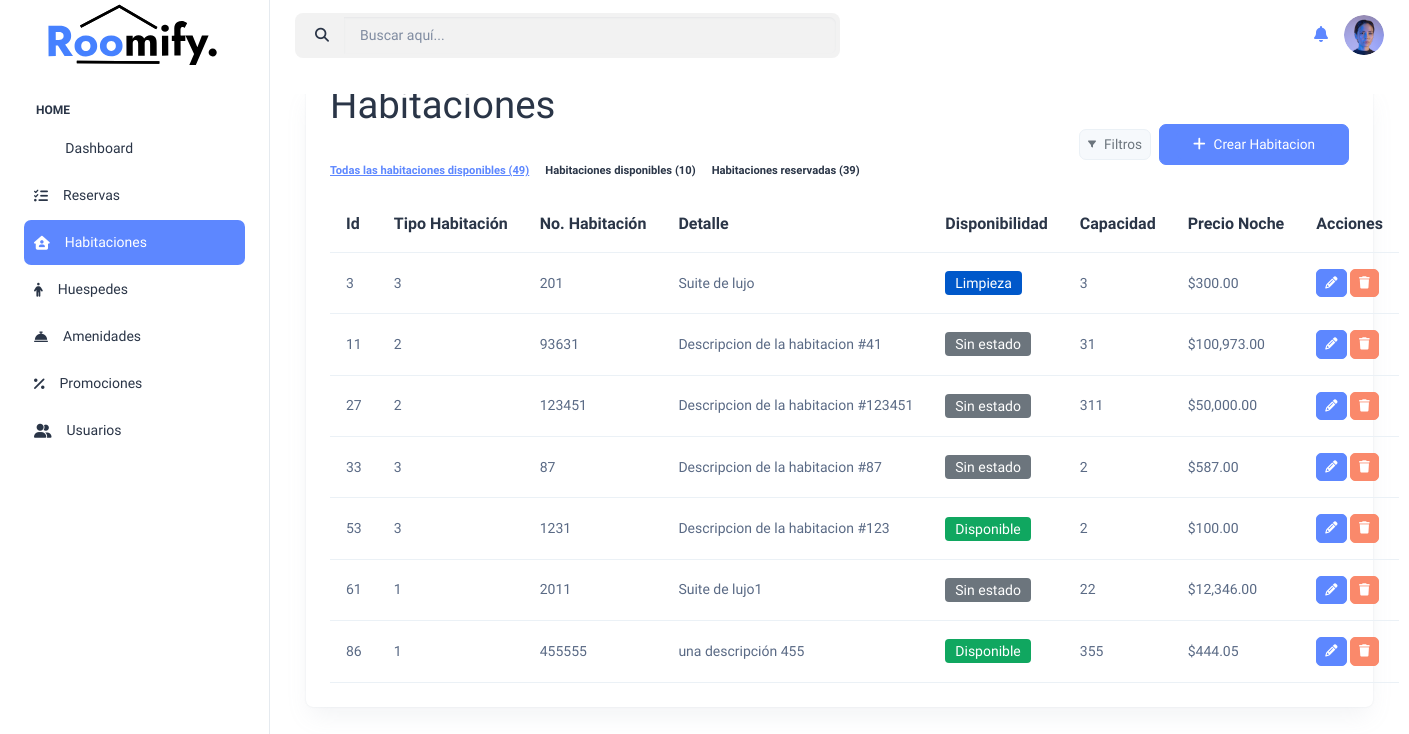
Page /programas/rooms/index.php on the committed database.
### tables this page shows
CREATE TABLE `habitaciones` (
  `id_habitacion` int(11) NOT NULL,
  `tipo_habitacion_id` int(11) DEFAULT NULL,
  `numero_habitacion` varchar(100) DEFAULT NULL,
  `detalle_habitacion` varchar(100) DEFAULT NULL,
  `disponibilidad_habitacion` enum('disponible','reservada','limpieza') DEFAULT NULL,
  `capacidad_habitacion` int(11) DEFAULT NULL,
  `costo_habitacion` decimal(10,2) DEFAULT NULL
);

### programas/rooms/index.php (the view, shortened to what this page needs)
<?php
include("../../conexion.php");
$sentencia = $conexion->prepare("
    SELECT
        h.id_habitacion,
        h.tipo_habitacion_id,
        h.numero_habitacion,
        h.detalle_habitacion,
        h.disponibilidad_habitacion,
        h.capacidad_habitacion,
        h.costo_habitacion
    FROM habitaciones h
");
$sentencia->execute();
$resultado_habitaciones = $sentencia->fetchAll(PDO::FETCH_ASSOC);
?>
<!doctype html>
<html lang="en">
<head>
    <link rel="stylesheet" href="../../assets/css/styles.min.css" />
    <link rel="stylesheet" href="https://cdnjs.cloudflare.com/ajax/libs/font-awesome/6.5.1/css/all.min.css">
</head>
<body>
    <div class="page-wrapper" id="main-wrapper" data-layout="vertical" data-navbarbg="skin6" data-sidebartype="full"
        data-sidebar-position="fixed" data-header-position="fixed">
        <aside class="left-sidebar">
      <div>
        <div class="brand-logo d-flex align-items-center justify-content-center">
          <a href="./index.html" class="text-nowrap logo-img">
            <img src="../../assets/images/logos/roomify-logo.svg" width="180" alt="" />
          </a>
        </div>
        <nav class="sidebar-nav scroll-sidebar" data-simplebar="">
          <ul id="sidebarnav">
            <li class="nav-small-cap">
              <span class="hide-menu">Home</span>
            </li>
            <li class="sidebar-item">
              <a class="sidebar-link" href="../index.html" aria-expanded="false">
                <span>
                  <i class="ti ti-layout-dashboard"></i>
                </span>
                <span class="hide-menu">Dashboard</span>
              </a>
            </li>
            <li class="sidebar-item">
              <a class="sidebar-link" href="../programas/" aria-expanded="false">
                <span>
                  <i class="fa-solid fa-list-check"></i>
                </span>
                <span class="hide-menu">Reservas</span>
              </a>
            </li>
            <li class="sidebar-item">
              <a class="sidebar-link" href="../rooms/index.php" aria-expanded="false">
                <span>
                  <i class="fa-solid fa-house-user"></i>
                </span>
                <span class="hide-menu">Habitaciones</span>
              </a>
            </li>
            <li class="sidebar-item">
              <a class="sidebar-link" href="../huespedes/index.php" aria-expanded="false">
                <span>
                  <i class="fa-solid fa-person"></i>
                </span>
                <span class="hide-menu">Huespedes</span>
              </a>
            </li>
            <li class="sidebar-item">
              <a class="sidebar-link" href="../amenidades.html" aria-expanded="false">
                <span>
                  <i class="fa-solid fa-bell-concierge"></i>
                </span>
                <span class="hide-menu">Amenidades</span>
              </a>
            </li>
            <li class="sidebar-item">
              <a class="sidebar-link" href="../promo/index.php" aria-expanded="false">
                <span>
                  <i class="fa-solid fa-percent"></i>
                </span>
                <span class="hide-menu">Promociones</span>
              </a>
            </li>
            <li class="sidebar-item">
              <a class="sidebar-link" href="../usuarios/index.php" aria-expanded="false">
                <span>
                  <i class="fa-solid fa-user-group"></i>
                </span>
                <span class="hide-menu">Usuarios</span>
              </a>
            </li>
          </ul>
        </nav>
      </div>
    </aside>
        <div class="body-wrapper">
            <header class="app-header">
            <div class="d-flex justify-content-between align-items-center mb-4">
    <div class="search-bar d-flex align-items-center w-50">
        <div class="input-group" style="background-color: #f2f2f2; border-radius: 8px; padding: 4px;">
            <span class="input-group-text bg-transparent border-0">
                <i class="fas fa-search text-dark"></i>
            </span>
            <input type="text" class="form-control border-0 bg-transparent text-dark" placeholder="Buscar aquí...">
        </div>
    </div>
                <nav class="navbar navbar-expand-lg navbar-light">
                    <div class="navbar-collapse justify-content-end px-0" id="navbarNav">
                        <ul class="navbar-nav flex-row ms-auto align-items-center justify-content-end">
        <div class="actions d-flex align-items-center">
            <a href="#" class="me-3">
                <i class="fas fa-bell fs-4"></i>
            </a>
            <a href="#" class="profile-icon">
                <img src="../../assets/images/logos/Ellipse.png" alt="Perfil" class="rounded-circle" width="40">
            </a>
        </div>
    </div>
                    </div>
            </header>
            <div class="container-fluid">
                <div class="container-content">
                <div class="container-fluid">
                <div class="row">
    <div class="col-lg-12 d-flex align-items-stretch">
        <div class="card w-100">
            <div class="card-body p-4">
                <div class="d-flex justify-content-between align-items-center mb-3">
                    <div>
                    <h5 class="fw-bold" style="font-size: 2.4rem; position: relative; top: -27px; font-weight: 800;">
                        Habitaciones
                    </h5>
                        <div class="d-flex align-items-center">
                            <a href="#" class="text-primary text-decoration-underline me-3 fw-semibold" style="font-size: 0.7rem;">
                                Todas las habitaciones disponibles (49)
                            </a>
                            <span class="fw-semibold text-dark me-3" style="font-size: 0.7rem;">Habitaciones disponibles (10)</span>
                            <span class="fw-semibold text-dark" style="font-size: 0.7rem;">Habitaciones reservadas (39)</span>
                        </div>
                    </div>
                    <div class="d-flex align-items-center">
                        <button class="btn btn-light border me-2 d-flex align-items-center px-2 py-1" style="font-size: 0.85rem; color: #6c757d;">
                            <i class="fas fa-filter me-2" style="font-size: 0.5rem; color: #6c757d;"></i> Filtros
                        </button>
                        <button class="btn btn-primary text-white d-flex align-items-center px-3 py-1" style="font-size: 0.85rem;">
                        <a href="crear.php" class="btn btn-primary text-white d-flex align-items-center px-3 py-1" style="font-size: 0.85rem;">
                        <i class="fas fa-plus me-2" style="font-size: 0.9rem;"></i> Crear Habitacion
                        </a>
                        </button>
                    </div>
                </div>
                            <table class="table text-nowrap mb-0 align-middle">
                                <thead class="text-dark fs-4">
                                    <tr>
                                        <th>Id</th>
                                        <th>Tipo Habitación</th>
                                        <th>No. Habitación</th>
                                        <th>Detalle</th>
                                        <th>Disponibilidad</th>
                                        <th>Capacidad</th>
                                        <th>Precio Noche</th>
                                        <th>Acciones</th>
                                    </tr>
                                </thead>
                                <tbody>
                                    <?php foreach ($resultado_habitaciones as $habitacion) { ?>
                                        <tr>
                                            <td><?php echo $habitacion["id_habitacion"]; ?></td>
                                            <td><?php echo $habitacion["tipo_habitacion_id"]; ?></td>
                                            <td><?php echo $habitacion["numero_habitacion"]; ?></td>
                                            <td><?php echo $habitacion["detalle_habitacion"]; ?></td>
                                            <td>
                                                <?php
                                                $estado = $habitacion["disponibilidad_habitacion"];
                                                if ($estado === 'disponible') {
                                                    echo '<span class="badge" style="background-color: #10A760; color: white;">Disponible</span>';
                                                } elseif ($estado === 'limpieza') {
                                                    echo '<span class="badge" style="background-color: #0058ca; color: white;">Limpieza</span>';
                                                } elseif ($estado === 'reservada') {
                                                    echo '<span class="badge" style="background-color: #b10000; color: white;">Reservada</span>';
                                                } else {
                                                    echo '<span class="badge" style="background-color: #6c757d; color: white;">Sin estado</span>';
                                                }
                                                ?>
                                            </td>
                                            <td><?php echo $habitacion["capacidad_habitacion"]; ?></td>
                                            <td>$<?php echo number_format($habitacion["costo_habitacion"], 2); ?></td>
                                            <td>
                                                <a href="editar.php?txtID=<?php echo $habitacion["id_habitacion"]; ?>" class="btn btn-primary btn-sm">
                                                    <i class="fa-solid fa-pencil"></i>
                                                </a>
                                                <a href="index.php?txtID=<?php echo $habitacion["id_habitacion"]; ?>" class="btn btn-danger btn-sm">
                                                    <i class="fa-solid fa-trash"></i>
                                                </a>
                                            </td>
                                        </tr>
                                    <?php } ?>
                                </tbody>
                            </table>
                        </div>
                    </div>
                </div>
            </div>
        </div>
    </div>
                            </div>
                        </div>
                    </div>
</body>
</html>

### rows in the picture
habitaciones: id_habitacion "3", tipo_habitacion "3", numero_habitacion "201", detalle_habitacion "Suite de lujo", disponibilidad_habitacion "Limpieza", capacidad_habitacion "3", costo_habitacion "300.00"
habitaciones: id_habitacion "11", tipo_habitacion "2", numero_habitacion "93631", detalle_habitacion "Descripcion de la habitacion #41", disponibilidad_habitacion "Sin estado", capacidad_habitacion "31", costo_habitacion "100,973.00"
habitaciones: id_habitacion "27", tipo_habitacion "2", numero_habitacion "123451", detalle_habitacion "Descripcion de la habitacion #123451", disponibilidad_habitacion "Sin estado", capacidad_habitacion "311", costo_habitacion "50,000.00"
habitaciones: id_habitacion "33", tipo_habitacion "3", numero_habitacion "87", detalle_habitacion "Descripcion de la habitacion #87", disponibilidad_habitacion "Sin estado", capacidad_habitacion "2", costo_habitacion "587.00"
habitaciones: id_habitacion "53", tipo_habitacion "3", numero_habitacion "1231", detalle_habitacion "Descripcion de la habitacion #123", disponibilidad_habitacion "Disponible", capacidad_habitacion "2", costo_habitacion "100.00"
habitaciones: id_habitacion "61", tipo_habitacion "1", numero_habitacion "2011", detalle_habitacion "Suite de lujo1", disponibilidad_habitacion "Sin estado", capacidad_habitacion "22", costo_habitacion "12,346.00"
habitaciones: id_habitacion "86", tipo_habitacion "1", numero_habitacion "455555", detalle_habitacion "una descripción 455", disponibilidad_habitacion "Disponible", capacidad_habitacion "355", costo_habitacion "444.05"
